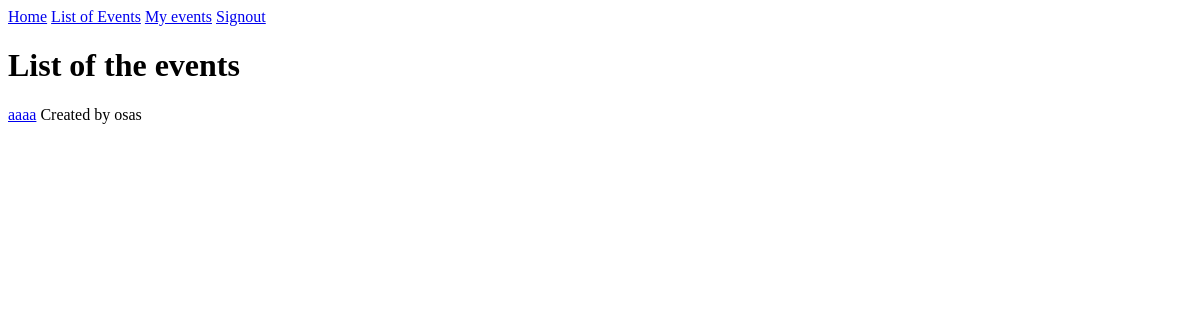
Before: /eventslist/ (signed in) with the older database file.
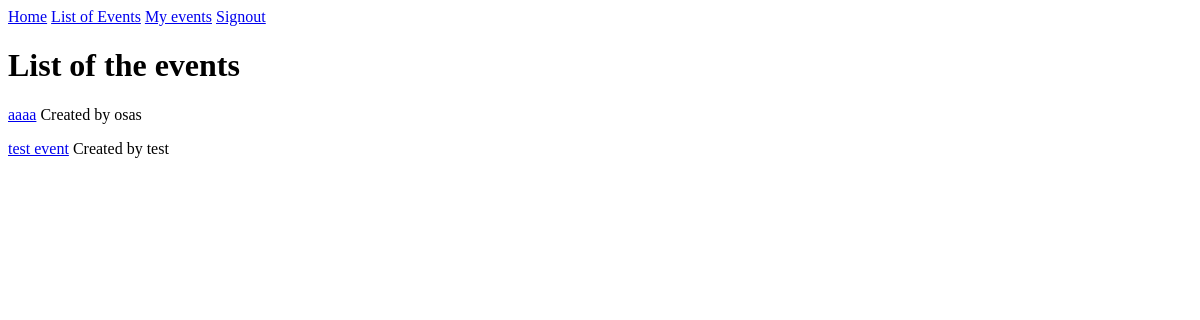
After: the same page with the newer database file.
### main/models.py (models this page shows, shortened)
class Events(models.Model):
    user = models.ForeignKey(
        User,
        on_delete=models.CASCADE,
        related_name="event",
        null=True)
    name = models.CharField(
        max_length=200
        )
    date = models.DateField(
        default = timezone.now
        )
    description = models.CharField(
        max_length = 2000)
    country = models.CharField(
        max_length = 25
        )
    city = models.CharField(
        max_length = 75
        )

### main/views.py (the view)
# urls.py: path("eventslist/", views.eventslist, name="eventslist"),
def eventslist(response):
    if response.user.is_authenticated:
        items = Events.objects.all()
        context = {
            'items':items,
        }
        return render(response, "main/eventslist.html",context)
    else:
        return HttpResponseRedirect("/info/")

### main/templates/main/eventslist.html (shortened to what this page needs)
{% extends 'main/base.html' %}
{% block content %}
    <h1>List of the events</h1>
    {% if items %}
        {% for i in items %}
            <p><a href="/{{ i.id }}">{{ i.name }}</a> Created by {{ i.user }}</p>
        {% endfor %}
    {% else %}
        <p>Curently no events</p>
    {% endif %}
{% endblock %}

Changed rows visible on the page:
added Events: name "test event", user "test"
